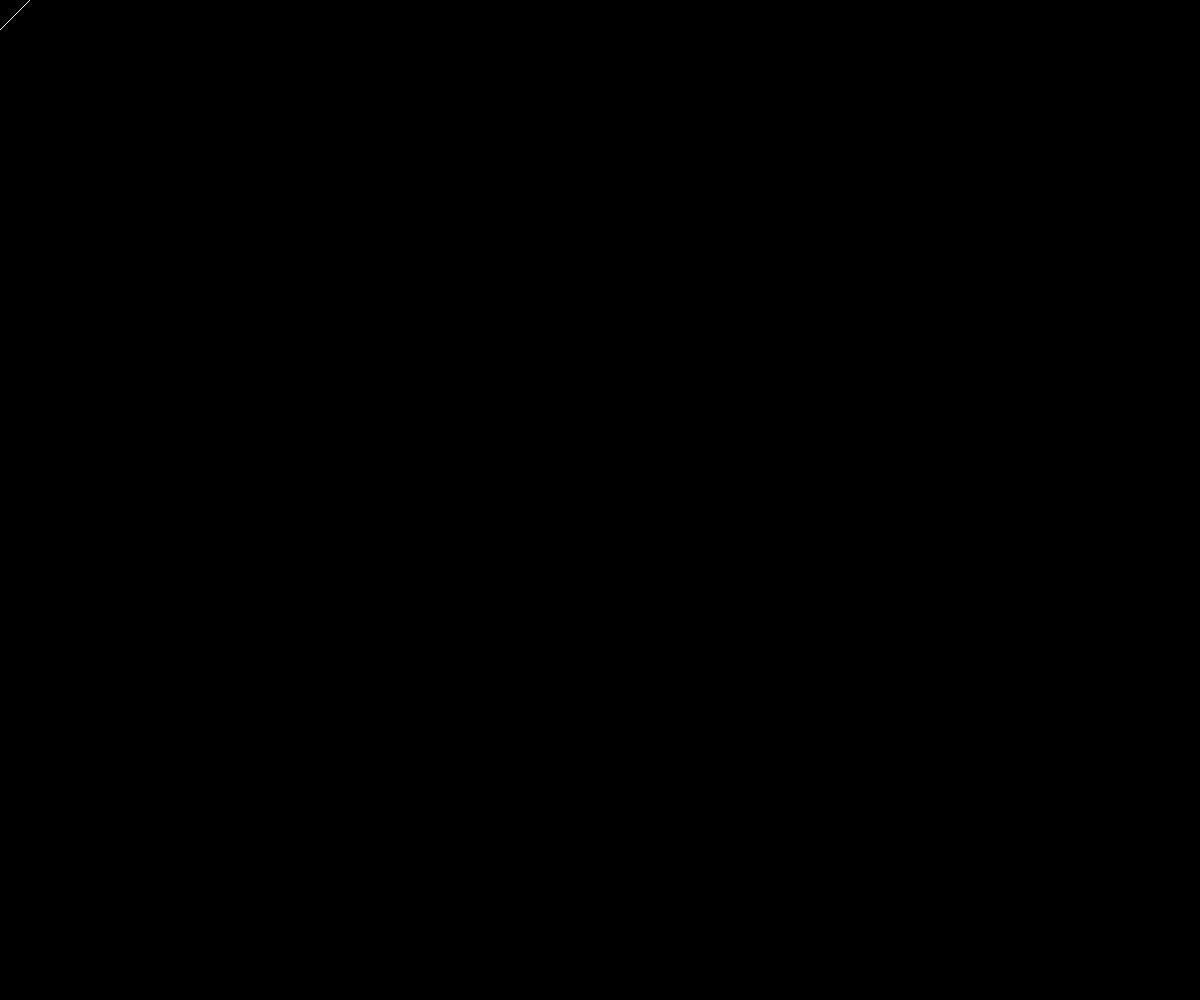
Frame 1 (no input)
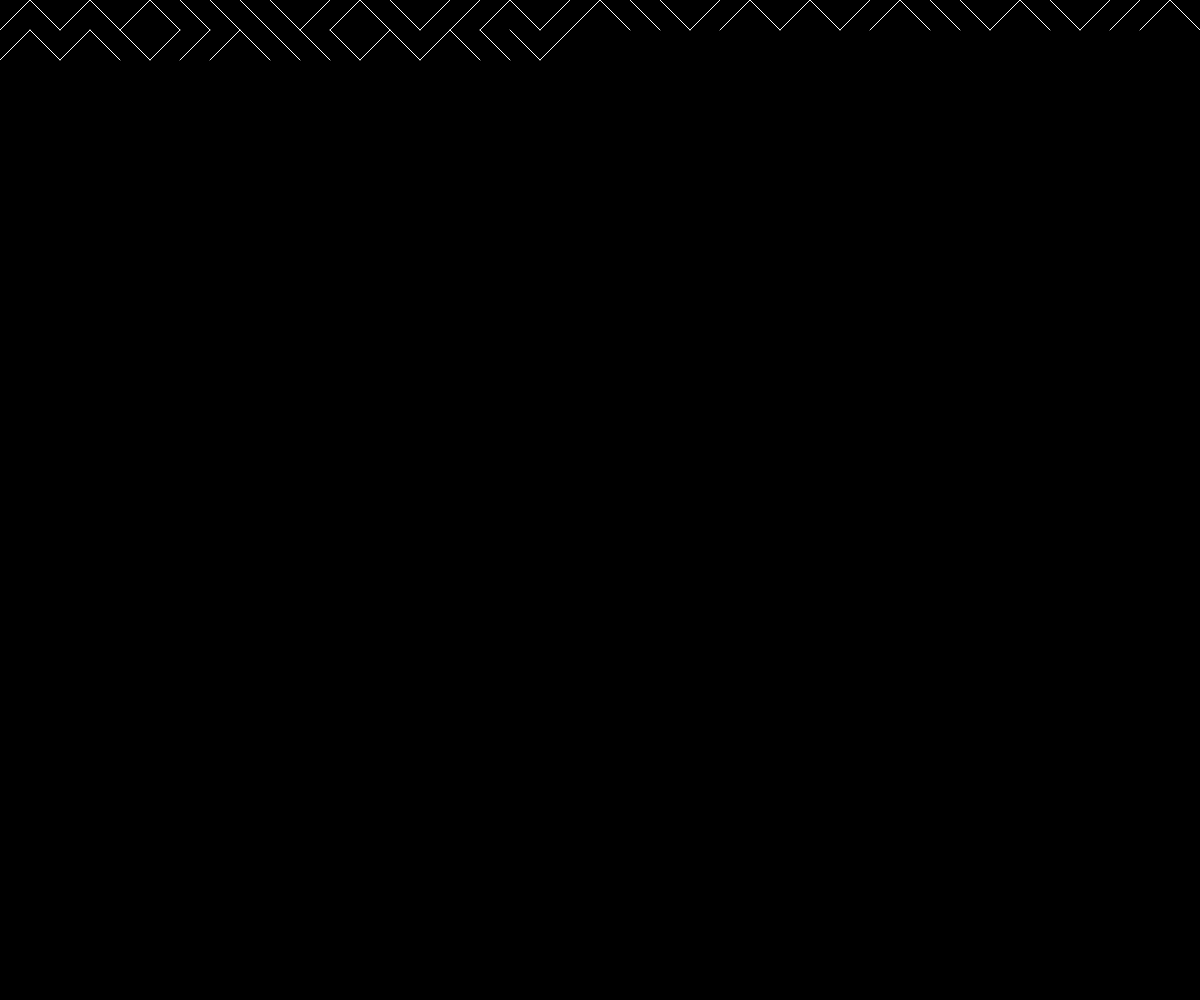
Frame 60 (no input)
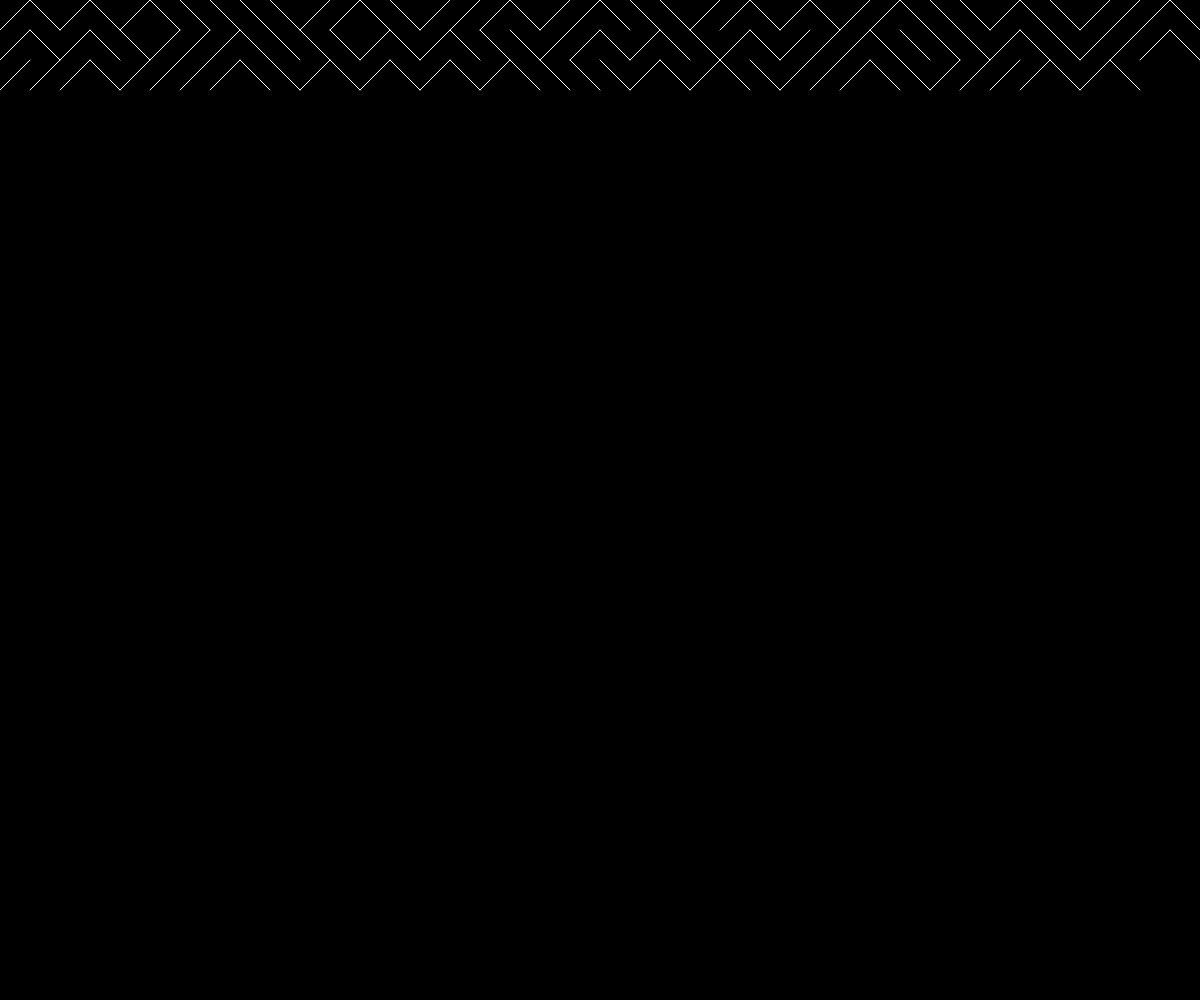
Frame 120 (the mouse pressed at the canvas centre since frame 60)

The p5.js sketch that drew these frames (run headless with seeded random() and noise() and a simulated clock; from frame 60 on, the mouse is pressed at the canvas centre):

// p5.js sketch
// ── sketch.js
let x = 0;
let y = 0;
let space = 30;

function setup() {
  createCanvas(windowWidth, windowHeight);
  background(0);
}

function draw() {
  stroke(255);
  if (random(1) < 0.5) {
    line(x, y, x + space, y + space);
  } else {
    line(x, y + space, x + space, y);
  }
  x += space;

  if (x > width) {
    x = 0;
    y += space;
  }

  if (y > height) {
    noLoop();
  }
}
